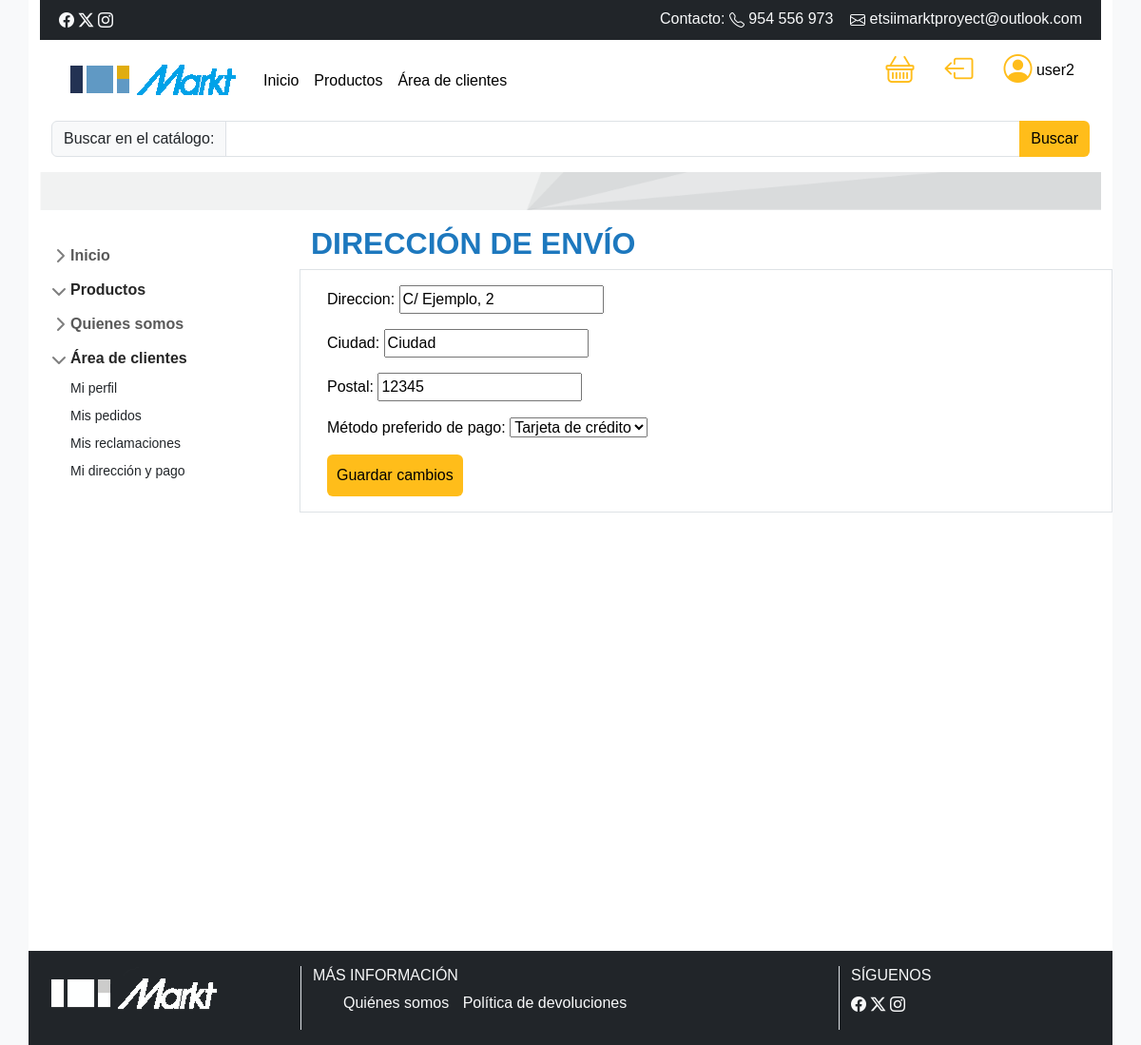
Page /clientes/direccion_envio/ (signed in) on the committed database.
### clientes/models.py (models this page shows, shortened)
class DireccionCliente(models.Model):
    PAGO_CHOICES = [
        ('contrarrempolso', 'Contrareembolso'),
        ('pasarela', 'Tarjeta de crédito'),
    ]
    user = models.ForeignKey(User, on_delete=models.CASCADE)
    direccion = models.CharField(max_length=100)
    ciudad = models.CharField(max_length=50)
    postal = models.CharField(max_length=10)
    formaPago = models.CharField(max_length=50, choices=PAGO_CHOICES, default='contrarrempolso', verbose_name="Método preferido de pago")

### clientes/views.py (the view)
# urls.py: path('clientes/direccion_envio/', editar_direccion_envio, name='editar_direccion_envio'),
@login_required
def editar_direccion_envio(request):
    usuario_actual = request.user
    try:
        direccion_envio = DireccionCliente.objects.get(user=usuario_actual)
    except DireccionCliente.DoesNotExist:
        direccion_envio = DireccionCliente(user=usuario_actual)
    if request.method == 'POST':
        form = UserDireccionForm(request.POST, instance=direccion_envio)
        if form.is_valid():
            form.save()
            return redirect('/perfil')
    else:
        form = UserDireccionForm(instance=direccion_envio)
    return render(request, 'clientes/direccion_envio.html', {'form': form, 'user': usuario_actual})

### clientes/forms.py
class UserDireccionForm(forms.ModelForm):
    class Meta:
        model = DireccionCliente
        fields = ['direccion', 'ciudad', 'postal', 'formaPago']

### templates/clientes/direccion_envio.html (shortened to what this page needs)
{% extends 'base.html' %}
{% block content %}
<h2>Dirección de Envío</h2>
<div class="direccion-envio row border p-3">
        <form method="post" class="col-12">
            {{ form.as_p }}
            <button class="btn btn-secondary" type="submit">Guardar cambios</button>
        </form>
    </div>
{% endblock %}

### templates/header.html (shortened to what this page needs)
    <div class="container">
      <div class="row bg-dark text-light p-2">
        <div class="col-6">
          <a href="#" target="_blank"><i class="bi bi-facebook"></i></a>
          <a href="#" target="_blank"> <i class="bi bi-twitter-x"></i> </a>
          <a href="#" target="_blank"><i class="bi bi-instagram"></i></a>
        </div>
        <div class="col-6" style="text-align: right">Contacto: <i class="bi bi-telephone"></i> 	954 556 973 &nbsp;&nbsp;&nbsp;<i class="bi bi-envelope"></i> etsiimarktproyect@outlook.com</div>
    </div>
        <div class="row ">
            <div class="col-8">
                <nav class="navbar navbar-expand-lg bg-body-tertiary">
                    <div class="container-fluid">
                      <a class="navbar-brand" href="/"><img src="/media/images/logo.png" alt="Logo" class="img-fluid"></a>
                      <div class="collapse navbar-collapse" id="navbarSupportedContent">
                        <ul class="navbar-nav me-auto mb-2 mb-lg-0">
                          <li class="nav-item">
                            <a class="nav-link active" aria-current="home" href="/">Inicio</a>
                          </li>
                          <li class="nav-item">
                            <a class="nav-link" href="/catalogo">Productos</a>
                          </li>
                          {% if user.is_authenticated %}
                          <li class="nav-item">
                            <a class="nav-link" href="/perfil">Área de clientes</a>
                          </li>
                          {% else %}
                          <li class="nav-item">
                            <a class="nav-link" href="/seguimiento">Mis pedidos</a>
                          </li>
                          {% endif %}
                        </ul>
                      </div>
                    </div>
                  </nav>
            </div>
            <div class="col-4">
                <ul class="nav users" style="float: right">
                  <li class="nav-item">
                    <a class="nav-link" href="/productos/carrito"><i class="bi bi-basket"></i></a>
                  </li>
                    {% if user.is_authenticated %}
                    <li class="nav-item">
                      <a class="nav-link active" aria-current="page" href="/logout_personalizado"><i class="bi bi-box-arrow-left"></i></a>
                    </li>
                      <li class="nav-item">
                        <a class="nav-link active" aria-current="page" href="/perfil"><i class="bi bi-person-circle"></i> {{ user.username }}</a>
                      </li>
                    {% else %}
                      <li class="nav-item">
                        <a class="nav-link active" aria-current="page" href="/login"><i class="bi bi-person-circle"></i></a>
                      </li>
                    {% endif %}
                  </ul>
            </div>
        </div>
        <div class="row">
            <div class="col-12">
                <form class="d-flex" role="search" method="get" action="{% url 'catalogo' %}">
                  <div class="input-group">
                  <label for="search" class="input-group-text">Buscar en el catálogo: </label>
                  <input class="form-control" type="text" name="q" id="search" value="{{ query }}">
                  <button class="btn btn-outline-secondary" type="submit">Buscar</button>
                  </div>
            </form>
            </div>
        </div>
    </div>

### static/css/styles.css (style rules this page uses)
:root { --primary-color: #1d78be; --secondary-color: #ffbd1a; --dark-color: #333333; }
body { font-family: Arial,"Lexend Deca","Helvetica Neue",Helvetica,Arial,sans-serif; background-color: var(--bs-gray-100); color: var(--bs-black); margin: 0; padding: 0; }
h2 { color: var(--primary-color); font-weight: 700; text-transform: uppercase; }
.btn.btn-secondary { background-color: var(--secondary-color); color: var(--bs-black); padding: 10px 10px; border: none; cursor: pointer; }
button.btn.btn-outline-secondary { background-color: var(--secondary-color); border: none; color: var(--bs-black); }
nav.bg-body-tertiary { --bs-bg-opacity: 0 !important; background-color: var(--bs-white) !important; }
a.nav-link.active { color: inherit; }
.nav.users .bi { color: var(--secondary-color) !important; font-size: 30px !important; }

### static/css/sidebars.css (style rules this page uses)
body { min-height: 100vh; min-height: -webkit-fill-available; }
html { height: -webkit-fill-available; }
.bi { vertical-align: -.125em; pointer-events: none; fill: currentColor; }

### rows in the picture
DireccionCliente: direccion "C/ Ejemplo, 2", ciudad "Ciudad", postal "12345", formaPago "Tarjeta de crédito"

### other values in the picture
{{ user.username }} "user2"
